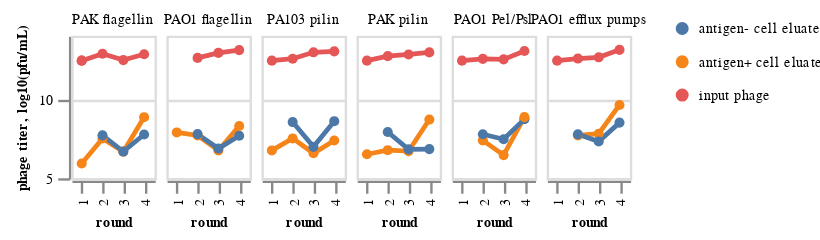

The notebook cell this image was saved under:
### Code cell
(alt.Chart(CG024e).mark_line(point=True)
 .encode(
    x=alt.X("r:O", title="round"),
    y=alt.Y("C_log(pfu/mL)", title="phage titer, log10(pfu/mL)", scale=alt.Scale(domain=[5,14])),
    color=alt.Color("fraction_name", title=None, sort=list(fraction_map.values()))
  )
 .properties(width=35,height=60)
 .facet(
     column=alt.Column("selection_name", title=None, sort=list(selection_name_map.values())),
     # row="library"
 ).configure(
     facet=dict(
        spacing=FONT_SIZE//2
     ),
     point=dict(
         size=FONT_SIZE*3,
         strokeWidth=2,
     ),
     header=dict(
         labelFontSize=FONT_SIZE,
         titleFontSize=FONT_SIZE,
         labelPadding=FONT_SIZE//2,
         titlePadding=0,
     ),
     axis=dict(
         labelFontSize=FONT_SIZE,
         titleFontSize=FONT_SIZE
     ),
     legend=dict(
         titleFontSize=FONT_SIZE,
         labelFontSize=FONT_SIZE,
         symbolSize=FONT_SIZE*2,
         padding=-FONT_SIZE
     )
 )
)
